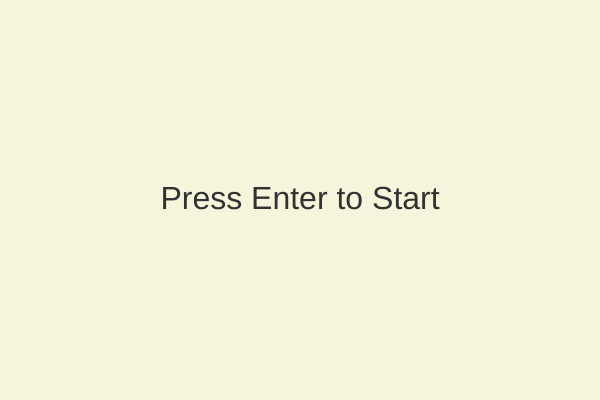
Frame 1 (no input)
Frame 60 (no input): identical to frame 1, image omitted
Frame 120 (the mouse pressed at the canvas centre since frame 60): identical to frame 1, image omitted

The p5.js sketch that drew this single still picture (run headless with seeded random() and noise() and a simulated clock; from frame 60 on, the mouse is pressed at the canvas centre):

// p5.js sketch
// ── sketch.js
let snake;
let foods=[];
let obstacles=[];
let score=0;
let gameOver=false;
let gameStarted=false;
let speed=4;//adjust game speed here
function setup(){
  createCanvas(600,400);
  frameRate(30);//lower frame rate for smoother gameplay
  resetGame();
}
function draw(){
  background(245,245,220);//beige background
  if (!gameStarted){
    displayStartScreen();
  } else if (!gameOver){
    handleInput();
    snake.update();
    snake.display();
    handleFoods();
    handleObstacles();
    displayScore();
  } else {
    displayGameOver();
  }
}
function handleInput(){
  if(keyIsDown(LEFT_ARROW)){
    snake.setDirection(-speed,0);//speed for smoother movement
  }else if(keyIsDown(RIGHT_ARROW)){
    snake.setDirection(speed,0);
  }else if(keyIsDown(UP_ARROW)){
    snake.setDirection(0,-speed);
  }else if(keyIsDown(DOWN_ARROW)){
    snake.setDirection(0,speed);
  }
}

function keyPressed(){
  if(!gameStarted&&keyCode===ENTER){
    startGame();
  }else if(gameOver&&keyCode===ENTER){
    resetGame();
  }
}
function startGame(){
  gameStarted=true;
  gameOver=false;
  resetGame();
}
function resetGame(){
  snake=new Snake();
  score=0;
  foods=[];
  obstacles=[];
  gameOver=false;
  for(let i=0;i<10;i++){
    foods.push(createVector(random(width),random(height)));
    obstacles.push(new Obstacle(random(width),random(height)));
  }
}
function handleFoods(){
  for(let i=foods.length-1;i>= 0;i--){
    fill(255,182,193);//pink color for circle
    ellipse(foods[i].x,foods[i].y,10,10);
    if(snake.eat(foods[i])){
      score++;
      foods.splice(i,1);
      foods.push(createVector(random(width),random(height)));
    }
  }
}
function handleObstacles(){
  for(let obstacle of obstacles){
    obstacle.update();
    obstacle.display();
    if(snake.collideObstacle(obstacle)){
      gameOver=true;
    }
  }
}
function displayScore(){
  fill(50);
  textSize(20);
  textAlign(LEFT,TOP);
  text("Score:"+score,20,20);
}
function displayGameOver(){
  fill(50);
  textSize(32);
  textAlign(CENTER,CENTER);
  text("Game Over",width/2,height/2);
  textSize(16);
  text("Final Score:"+score,width/2,height/2+40);
  text("Press ENTER to restart",width/2,height/2+80);
}
function displayStartScreen(){
  fill(50);
  textSize(32);
  textAlign(CENTER,CENTER);
  text("Press Enter to Start",width/2,height/2);
}
class Snake{
  constructor(){
    this.body=[createVector(width/2,height/2)];
    this.vel=createVector(speed, 0);//starting speed for smoother movement
  }
  update(){
    let head=this.body[this.body.length-1].copy();
    head.add(this.vel);
    this.body.push(head);
    if(this.body.length>score+1){
      this.body.shift();
    }
    this.checkBorders();//if the snake hits the border
  }
  display(){
    fill(135,206,250);//sky blue color for the snake
    for(let segment of this.body){
      ellipse(segment.x,segment.y,10,10);
    }
  }
  eat(pos){
    let d=dist(this.body[this.body.length-1].x,this.body[this.body.length-1].y,pos.x,pos.y);
    if(d<5){
      return true;
    }
    return false;
  }
  collideObstacle(obs){
    let head=this.body[this.body.length-1];
    let d=dist(head.x,head.y,obs.pos.x,obs.pos.y);
    if(d<10){
      return true;
    }
    return false;
  }
  setDirection(x,y){
    if(this.vel.x!=-x&&this.vel.y!=-y){
      this.vel.set(x,y);
    }
  }
  checkBorders(){
    let head=this.body[this.body.length-1];
    if(head.x<0){
      head.x=0;//bounce back from the left border
    }else if(head.x>width){
      head.x=width;//bounce back from the right border
    }else if(head.y<0){
      head.y=0;//bounce back from the top border
    }else if(head.y>height){
      head.y=height;//bounce back from the bottom border
    }
  }
}
class Obstacle{
  constructor(x,y){
    this.pos=createVector(x,y);
    this.vel=p5.Vector.random2D().mult(speed);//obstacle speed for smoother movement
  }
  update(){
    this.pos.add(this.vel);
    if (this.pos.x<0||this.pos.x>width){
      this.vel.x*=-1;
    }
    if (this.pos.y<0||this.pos.y>height){
      this.vel.y*=-1;
    }
  }
  display(){
    fill(175,238,238);//turquoise color for obstacles
    ellipse(this.pos.x,this.pos.y,20,20);
  }
}
